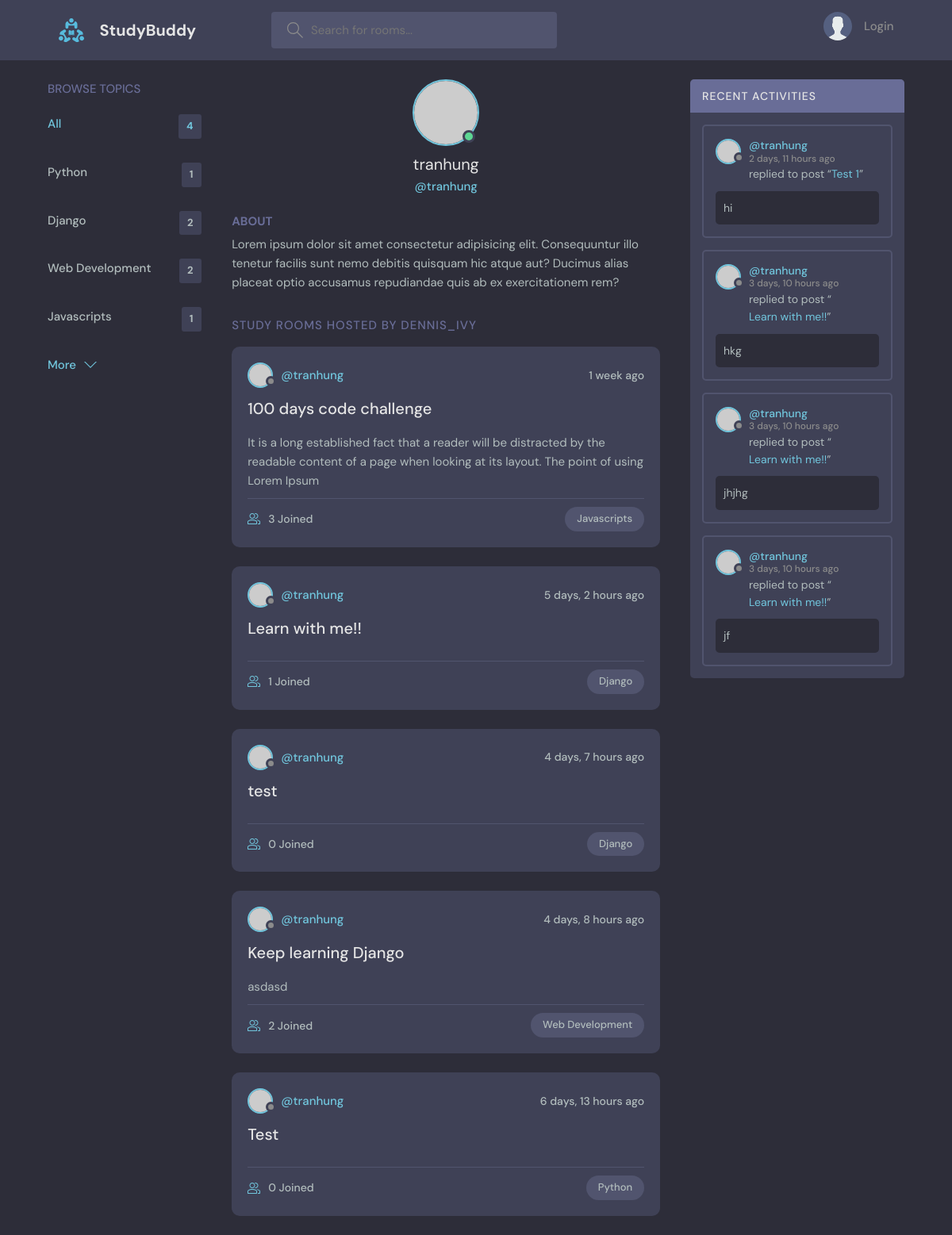
Page /profile/1/ on the committed database.
### base/models.py (models this page shows, shortened)
class Topic(models.Model):
    name = models.CharField(max_length=200)

class Room(models.Model):
    wb_id = models.OneToOneField(
        Whiteboard, on_delete=models.SET_NULL, null=True)
    host = models.ForeignKey(User, on_delete=models.SET_NULL, null=True)
    topic = models.ForeignKey('Topic', on_delete=models.SET_NULL, null=True)
    name = models.CharField(max_length=200)
    description = models.TextField(null=True, blank=True)
    participants = models.ManyToManyField(
        User, related_name='paticipants', blank=True)
    updated = models.DateTimeField(auto_now=True)
    created = models.DateTimeField(auto_now_add=True)
    class Meta:
        ordering = ['-updated', '-created']

class Message(models.Model):
    user = models.ForeignKey(User, on_delete=models.CASCADE)
    room = models.ForeignKey(Room, on_delete=models.CASCADE)
    body = models.TextField()
    updated = models.DateTimeField(auto_now=True)
    created = models.DateTimeField(auto_now_add=True)
    class Meta:
        ordering = ['-updated', '-created']

### base/views.py (the view)
# urls.py: path('profile/<str:pk>/', user_profile, name='user-profile'),
def user_profile(request, pk):
    user = User.objects.get(id=pk)
    rooms = user.room_set.all()
    topics = Topic.objects.all()
    room_activity = user.message_set.all()
    context = {'user': user, 'rooms': rooms,
               'topics': topics, 'room_activity': room_activity}
    return render(request, 'base/profile.html', context)

### base/templates/base/profile.html (shortened to what this page needs)
{% extends 'main.html' %}
{% block content %}
<main class="profile-page layout layout--3">
    <div class="container">
        {% include 'base/topics_component.html' %}
        <div class="roomList">
            <div class="profile">
                <div class="profile__avatar">
                    <div class="avatar avatar--large active">
                        <img src="https://randomuser.me/api/portraits/men/11.jpg" />
                    </div>
                </div>
                <div class="profile__info">
                    <h3>{{ user.username }}</h3>
                    <p>@{{ user.username }}</p>
                </div>
                <div class="profile__about">
                    <h3>About</h3>
                    <p>
                        Lorem ipsum dolor sit amet consectetur adipisicing elit. Consequuntur illo tenetur
                        facilis sunt nemo debitis quisquam hic atque aut? Ducimus alias placeat optio
                        accusamus repudiandae quis ab ex exercitationem rem?
                    </p>
                </div>
            </div>
            <div class="roomList__header">
                <div>
                    <h2>Study Rooms Hosted by dennis_ivy</a>
                    </h2>
                </div>
            </div>
            {% include 'base/feed_component.html' %}
        </div>
        {% include 'base/activity_component.html' %}
    </div>
</main>
{% endblock content %}

### templates/main.html (shortened to what this page needs)
<!DOCTYPE html>
<html lang="en">
    {% load static %}
    <head>
        <link
            rel="stylesheet"
            href="{% static 'css/main.css' %}"
        >
        <link
            rel="stylesheet"
            href="{% static 'css/style.css' %}"
        >
    </head>
    <body>
        {% include 'header.html' %}
        {% block content %}
        {% endblock content %}
    </body>
</html>

### templates/header.html (shortened to what this page needs)
{% load static %}
<header class="header header--loggedIn">
    <div class="container">
        <a
            href="{% url 'home' %}"
            class="header__logo"
        >
            <img src="{% static 'assets/logo.svg' %}" />
            <h1>StudyBuddy</h1>
        </a>
        <form
            class="header__search"
            method="GET"
            action="{% url 'home' %}"
        >
            <label>
                <input
                    type="text"
                    name="q"
                    placeholder="Search for rooms..."
                />
            </label>
        </form>
        <nav class="header__menu">
            {% if request.user.is_authenticated %}
            <div class="header__user">
                <a href="{% url 'user-profile' request.user.id %}">
                    <div class="avatar avatar--medium active">
                        <img src="https://randomuser.me/api/portraits/men/37.jpg" />
                    </div>
                    <p>{{ request.user }} <span>@{{ request.user }}</span></p>
                </a>
                <button class="dropdown-button">
                    <svg
                        version="1.1"
                        xmlns="http://www.w3.org/2000/svg"
                        width="32"
                        height="32"
                        viewBox="0 0 32 32"
                    >
                        <title>chevron-down</title>
                        <path d="M16 21l-13-13h-3l16 16 16-16h-3l-13 13z"></path>
                    </svg>
                </button>
            </div>
            <div class="dropdown-menu">
                <a
                    href="{% url 'update-profile' %}"
                    class="dropdown-link"
                ><svg
                        version="1.1"
                        xmlns="http://www.w3.org/2000/svg"
                        width="32"
                        height="32"
                        viewBox="0 0 32 32"
                    >
                        <title>tools</title>
                        <path d="M27.465 32c-1.211 0-2.35-0.471-3.207-1.328l-9.392-9.391c-2.369 0.898-4.898 0.951-7.355 0.15-3.274-1.074-5.869-3.67-6.943-6.942-0.879-2.682-0.734-5.45 0.419-8.004 0.135-0.299 0.408-0.512 0.731-0.572 0.32-0.051 0.654 0.045 0.887 0.277l5.394 5.395 3.586-3.586-5.394-5.395c-0.232-0.232-0.336-0.564-0.276-0.887s0.272-0.596 0.572-0.732c2.552-1.152 5.318-1.295 8.001-0.418 3.274 1.074 5.869 3.67 6.943 6.942 0.806 2.457 0.752 4.987-0.15 7.358l9.392 9.391c0.844 0.842 1.328 2.012 1.328 3.207-0 2.5-2.034 4.535-4.535 4.535zM15.101 19.102c0.26 0 0.516 0.102 0.707 0.293l9.864 9.863c0.479 0.479 1.116 0.742 1.793 0.742 1.398 0 2.535-1.137 2.535-2.535 0-0.668-0.27-1.322-0.742-1.793l-9.864-9.863c-0.294-0.295-0.376-0.74-0.204-1.119 0.943-2.090 1.061-4.357 0.341-6.555-0.863-2.631-3.034-4.801-5.665-5.666-1.713-0.561-3.468-0.609-5.145-0.164l4.986 4.988c0.391 0.391 0.391 1.023 0 1.414l-5 5c-0.188 0.188-0.441 0.293-0.707 0.293s-0.52-0.105-0.707-0.293l-4.987-4.988c-0.45 1.682-0.397 3.436 0.164 5.146 0.863 2.631 3.034 4.801 5.665 5.666 2.2 0.721 4.466 0.604 6.555-0.342 0.132-0.059 0.271-0.088 0.411-0.088z"></path>
                    </svg>
                    Settings</a>
                <a
                    href="{% url 'logout' %}"
                    class="dropdown-link"
                ><svg
                        version="1.1"
                        xmlns="http://www.w3.org/2000/svg"
                        width="32"
                        height="32"
                        viewBox="0 0 32 32"
                    >
                        <title>sign-out</title>
                        <path d="M3 0h22c0.553 0 1 0 1 0.553l-0 3.447h-2v-2h-20v28h20v-2h2l0 3.447c0 0.553-0.447 0.553-1 0.553h-22c-0.553 0-1-0.447-1-1v-30c0-0.553 0.447-1 1-1z"></path>
                        <path d="M21.879 21.293l1.414 1.414 6.707-6.707-6.707-6.707-1.414 1.414 4.293 4.293h-14.172v2h14.172l-4.293 4.293z"></path>
                    </svg>
                    Logout</a>
            </div>
            {% else %}
            <a href="{% url 'login' %}">
                <img src="{% static 'assets/avatar.svg' %}" />
                <p>Login</p>
            </a>
            {% endif %}
        </nav>
    </div>
</header>

### base/templates/base/topics_component.html
<div class="topics">
    <div class="topics__header">
        <h2>Browse Topics</h2>
    </div>
    <ul class="topics__list">
        <li>
            <a
                href="{% url 'home' %}"
                class="active"
            >All <span>{{ topics.count }}</span></a>
        </li>
        {% for topic in topics %}
        <li>
            <a href="{% url 'home' %}?q={{ topic.name }}">{{ topic.name }} <span>{{ topic.room_set.all.count }}</span></a>
        </li>
        {% endfor %}
    </ul>
    <a
        class="btn btn--link"
        href="topics.html"
    >
        More
        <svg
            version="1.1"
            xmlns="http://www.w3.org/2000/svg"
            width="32"
            height="32"
            viewBox="0 0 32 32"
        >
            <title>chevron-down</title>
            <path d="M16 21l-13-13h-3l16 16 16-16h-3l-13 13z"></path>
        </svg>
    </a>
</div>

### base/templates/base/feed_component.html (shortened to what this page needs)
{% for room in rooms %}
<div class="roomListRoom">
    <div class="roomListRoom__header">
        <a
            href="{% url 'user-profile' room.host.id %}"
            class="roomListRoom__author"
        >
            <div class="avatar avatar--small">
                <img src="https://randomuser.me/api/portraits/women/11.jpg" />
            </div>
            <span>@{{ room.host.username }}</span>
        </a>
        <div class="roomListRoom__actions">
            <span>{{ room.created|timesince }} ago</span>
        </div>
    </div>
    <div class="roomListRoom__content">
        <a href="{% url 'room' room.id %}">{{ room.name }}</a>
        <p>
            {{ room.description }}
        </p>
    </div>
    <div class="roomListRoom__meta">
        <a
            href="{% url 'room' room.id %}"
            class="roomListRoom__joined"
        >
            {{ room.participants.count }} Joined
        </a>
        <p class="roomListRoom__topic">{{ room.topic.name }}</p>
    </div>
</div>
{% endfor %}

### base/templates/base/activity_component.html (shortened to what this page needs)
<div class="activities">
    <div class="activities__header">
        <h2>Recent Activities</h2>
    </div>
    {% for mess in room_activity %}
    <div class="activities__box">
        <div class="activities__boxHeader roomListRoom__header">
            <a
                href="{% url 'user-profile' mess.user.id %}"
                class="roomListRoom__author"
            >
                <div class="avatar avatar--small">
                    <img src="https://randomuser.me/api/portraits/women/11.jpg" />
                </div>
                <p>
                    @{{ mess.user.username }}
                    <span>{{ mess.created|timesince }} ago</span>
                </p>
            </a>
        </div>
        <div class="activities__boxContent">
            <p>replied to post “<a href="{% url 'room' mess.room.id %}">{{ mess.room.name }}</a>”</p>
            <div class="activities__boxRoomContent">
                {{ mess.body }}
            </div>
        </div>
    </div>
    {% endfor %}
</div>

### templates/scripts.html (shortened to what this page needs)
{% load static %}

### static/css/main.css (style rules this page uses)
body { background-color: darkgray; }

### rows in the picture
Topic: name "Python", room_set.all.count "1"
Topic: name "Django", room_set.all.count "2"
Topic: name "Web Development", room_set.all.count "2"
Topic: name "Javascripts", room_set.all.count "1"
Room: host.username "tranhung", created "1 week", name "100 days code challenge", description "It is a long established fact that a reader will be distracted by the readable content of a page when looking at its layout. The point of using Lorem Ipsum", participants.count "3", topic.name "Javascripts"
Room: host.username "tranhung", created "5 days, 2 hours", name "Learn with me!!", participants.count "1", topic.name "Django"
Room: host.username "tranhung", created "4 days, 7 hours", name "test", participants.count "0", topic.name "Django"
Room: host.username "tranhung", created "4 days, 8 hours", name "Keep learning Django", description "asdasd", participants.count "2", topic.name "Web Development"
Room: host.username "tranhung", created "6 days, 13 hours", name "Test", participants.count "0", topic.name "Python"
Message: user.username "tranhung", created "2 days, 11 hours", room.name "Test 1", body "hi"
Message: user.username "tranhung", created "3 days, 10 hours", room.name "Learn with me!!", body "hkg"
Message: user.username "tranhung", created "3 days, 10 hours", room.name "Learn with me!!", body "jhjhg"
Message: user.username "tranhung", created "3 days, 10 hours", room.name "Learn with me!!", body "jf"

### other values in the picture
{{ topics.count }} "4"
{{ user.username }} "tranhung"
